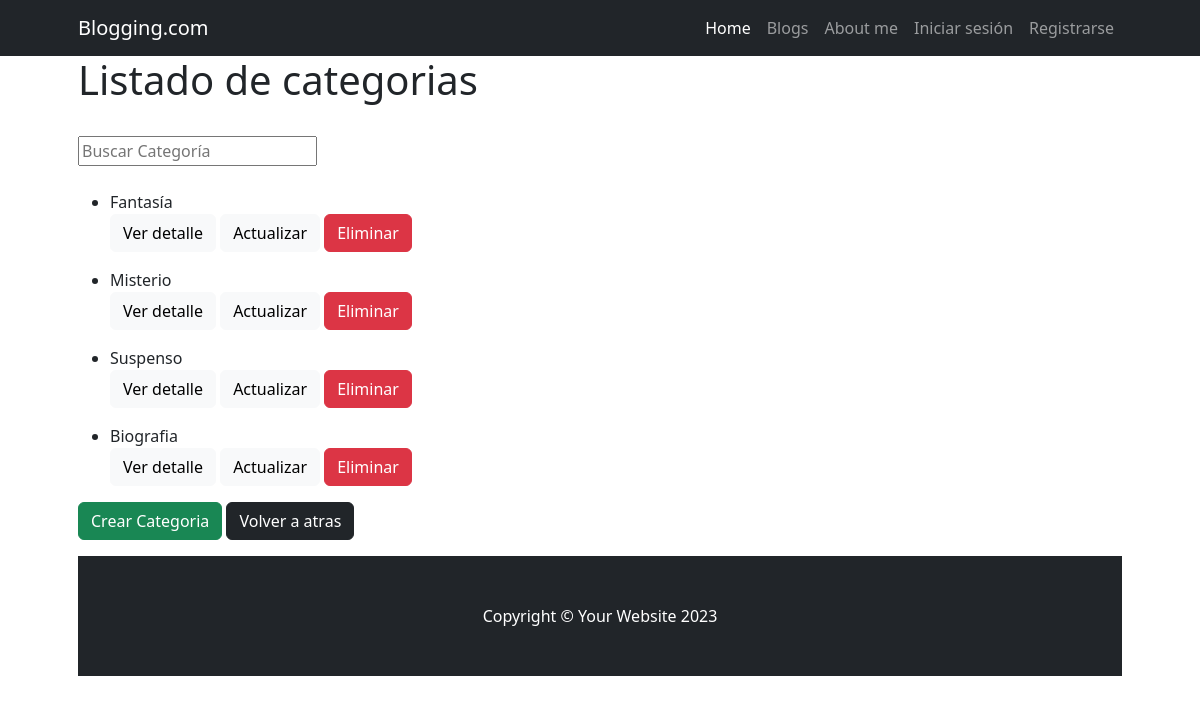
Page /blog/blogcategoria/list/ on the committed database.
### Blog/models.py (models this page shows, shortened)
class BlogCategoria(models.Model):
    nombre = models.CharField(max_length=50)
    descripcion = models.CharField(max_length=1000, null=True, blank=True, verbose_name="descripción")
    class Meta:
        verbose_name = "categoria de blogs"
        verbose_name_plural = "categorias de blogs"

### Blog/views.py (the view)
# urls.py: path("blogcategoria/list/", views.BlogCategoriaList.as_view(), name="blogcategoria_list"),
class BlogCategoriaList(ListView):
    model = models.BlogCategoria
    def get_queryset(self):
        if self.request.GET.get("buscar"):
            consulta = self.request.GET.get("buscar")
            object_list = models.BlogCategoria.objects.filter(nombre__icontains=consulta)
        else:
            object_list = models.BlogCategoria.objects.all()
        return object_list

### Blog/templates/blog/blogcategoria_list.html
{% extends 'Blog/base.html' %}
{% block title %}
    <h1>Listado de categorias</h1>
{% endblock title %}
{% block blog %}
    <div class="py-4 ">
        <form action="" method="get">
            <input type="text" name="buscar" placeholder="Buscar Categoría">
        </form>
    </div>
    {% for categoria in object_list %}
        <ul>
            <li> {{ categoria.nombre}} </li>
                <a href="{% url 'blog:blogcategoria_detail' categoria.id %}"class="btn btn-light">Ver detalle</a>
                <a href="{% url 'blog:blogcategoria_update' categoria.id %}"class="btn btn-light">Actualizar</a>
                <a href="{% url 'blog:blogcategoria_delete' categoria.id %}" class="btn btn-danger">Eliminar</a>
        </ul>
    {% endfor %}
    <a href="{% url 'blog:blogcategoria_create' %}" class="btn btn-success ">Crear Categoria</a>
    <a href="{% url 'blog:index' %}" class="btn btn-dark">Volver a atras</a>
{% endblock blog %}

### rows in the picture
BlogCategoria: nombre "Fantasía"
BlogCategoria: nombre "Misterio"
BlogCategoria: nombre "Suspenso"
BlogCategoria: nombre "Biografia"
